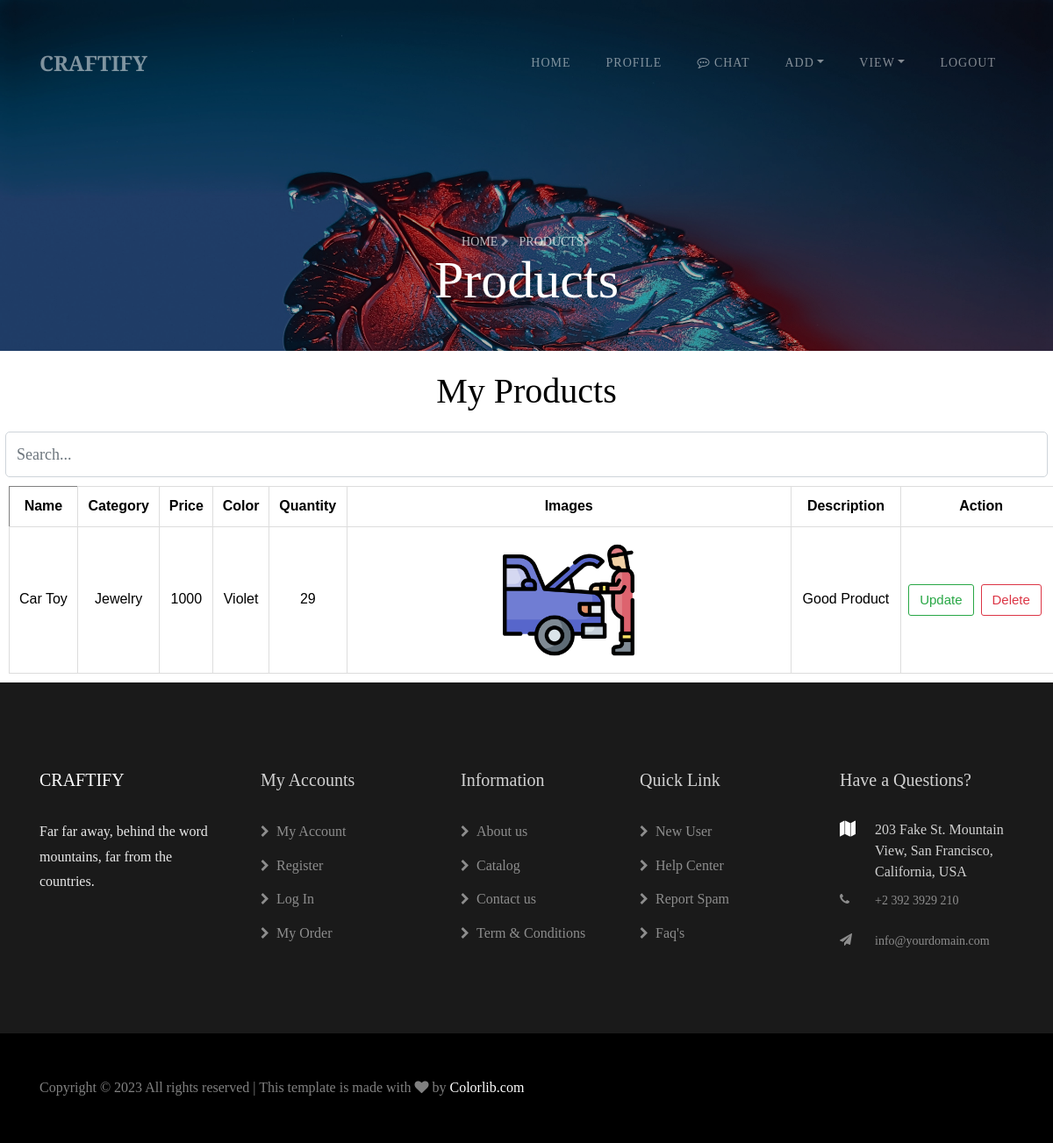
The app's page /viewItems/ (signed in), older data.
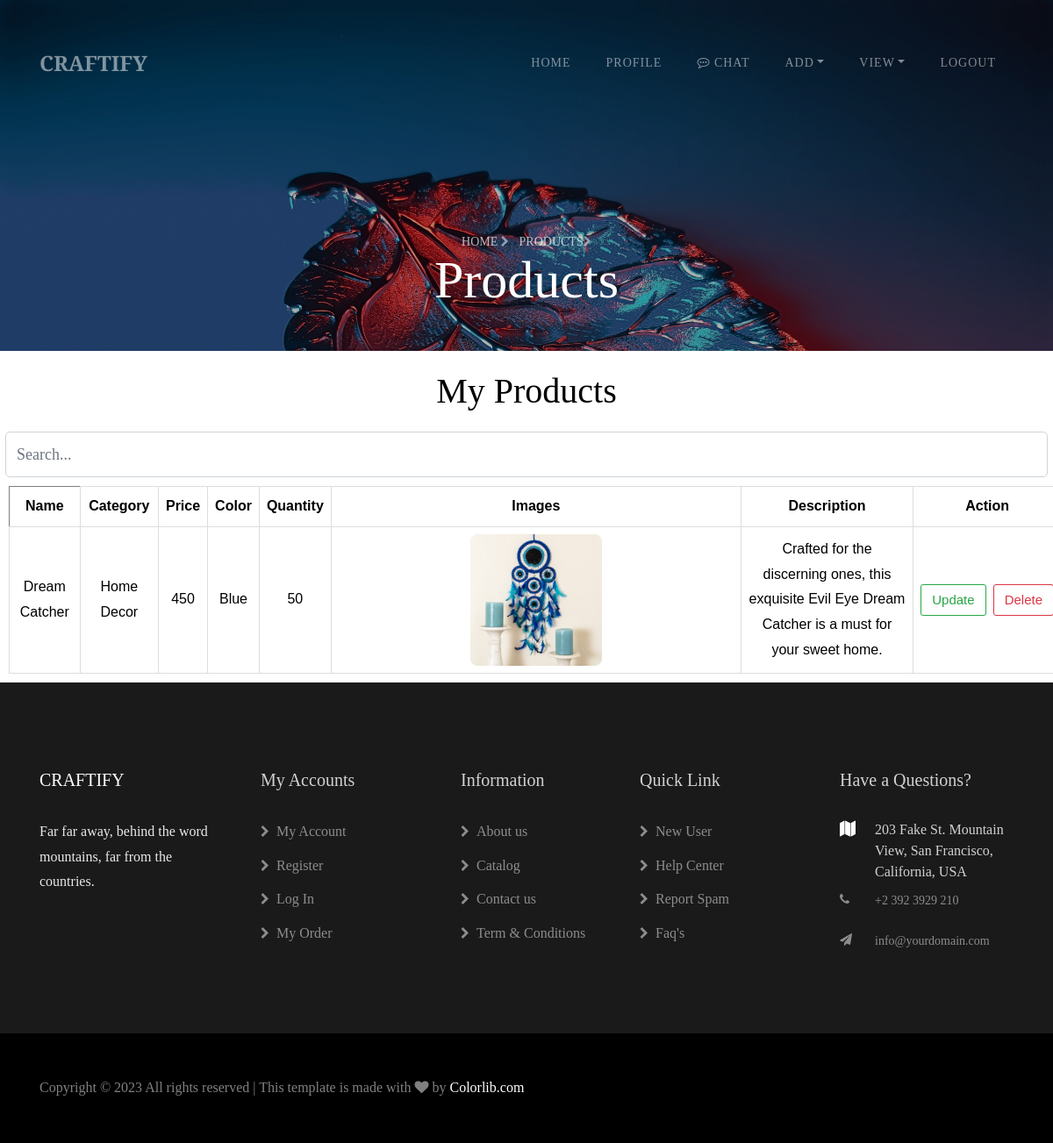
The same page, newer data.
### CraftifyApp/models.py (models this page shows)
class Products(models.Model):
    name = models.CharField(max_length=100)
    category = models.CharField(max_length=100)
    price = models.IntegerField()
    color = models.CharField(max_length=100)
    qty = models.IntegerField()
    image = models.ImageField(upload_to="image")
    image1 = models.ImageField(upload_to="image",null=True)
    image2 = models.ImageField(upload_to="image",null=True)
    desc = models.CharField(max_length=300)
    status = models.CharField(max_length=100, default="Pending")
    artistId = models.ForeignKey(Artist, on_delete=models.CASCADE, null=True)
    def __str__(self):
        return self.name

### CraftifyApp/views.py (the view)
# urls.py: path("viewItems/", views.viewItems),
def viewItems(request):
    uid = request.session["uid"]
    items = Products.objects.filter(artistId__loginid=uid)
    print(items)
    return render(request, "ARTIST/viewItems.html", {"items": items})

### templates/ARTIST/viewItems.html (shortened to what this page needs)
{% extends 'ARTIST/artistBase.html' %}
{% block header %}
<section class="hero-wrap hero-wrap-2" style="background-image: url('../static/images/bg_2.jpg');"
    data-stellar-background-ratio="0.5">
    <div class="overlay"></div>
    <div class="container">
        <div class="row no-gutters slider-text align-items-end justify-content-center">
            <div class="col-md-9 ftco-animate mb-5 text-center">
                <p class="breadcrumbs mb-0"><span class="mr-2"><a href="/artistHome">Home <i
                                class="fa fa-chevron-right"></i></a></span> <span>Products<i
                            class="fa fa-chevron-right"></i></span></p>
                <h2 class="mb-0 bread">Products</h2>
            </div>
        </div>
    </div>
</section>
<center>
    {% if items %}
    <h1 class="m-3 bread">My Products</h1>
    <input type="text" class="form-control" id="searchInput" style="width: 99%;" placeholder="Search...">
    <table id="table" border="1" style="width: 100%;">
        <thead>
            <tr>
                <th style="border: 1px;color: black;">Name</th>
                <th>Category</th>
                <th>Price</th>
                <th>Color</th>
                <th>Quantity</th>
                <th>Images</th>
                <th>Description</th>
                <th style="text-align: center;">Action</th>
            </tr>
        </thead>
        <tbody id="tableBody">
            {% for i in items %}
            <tr id="row{{ forloop.counter }}">
                <td>{{i.name}}</td>
                <td>{{i.category}}</td>
                <td>{{i.price}}</td>
                <td>{{i.color}}</td>
                <td>{{i.qty}}</td>
                <td>
                    <div class="carousel-container">
                        <div class="carousel-slides">
                            <div class="carousel-slide">
                                <img src="/static/media/{{i.image}}" style="border-radius: 8px;" height="150px"
                                    width="150px" alt="">
                            </div>
                        </div>
                    </div>
                </td>
                <td>{{i.desc}}</td>
                <td style="text-align: center;">
                    <div style="display: flex;">
                        <a href="/updateProduct?id={{i.id}}" class="btn btn-outline-success">Update</a>
                        <a href="/deleteProduct?id={{i.id}}" class="btn btn-outline-danger ml-2">Delete</a>
                    </div>
                </td>
            </tr>
            {% endfor %}
        </tbody>
    </table>
    {% else %}
    <h1 class="m-3">No Products Found</h1>
    {% endif %}
</center>
{% endblock %}

Row changes from the older to the newer data that the page shows:
removed Products: name "Car Toy", category "Jewelry", price "1000", color "Violet", qty "29", image (picture), desc "Good Product"
added Products: name "Dream Catcher", category "Home Decor", price "450", color "Blue", qty "50", image (picture), desc "Crafted for the discerning ones, this exquisite Evil Eye Dream Catcher is a must for your sweet home."
